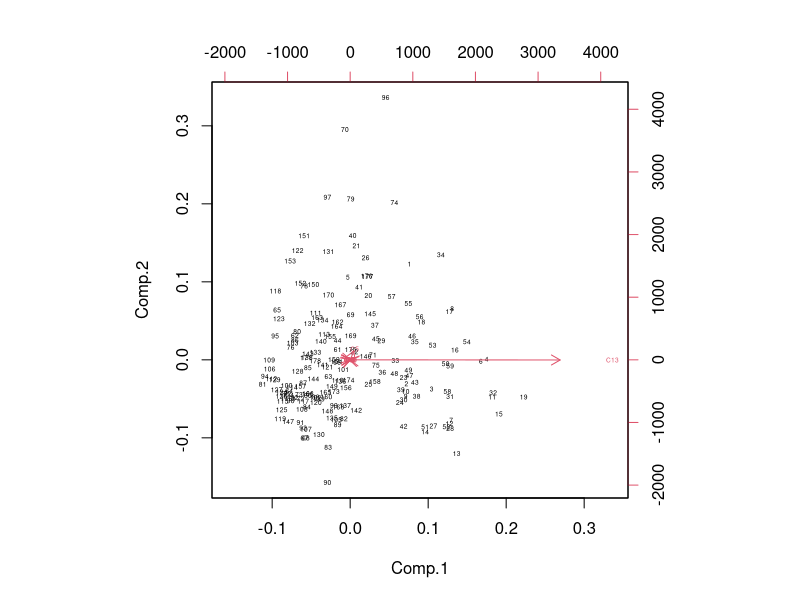
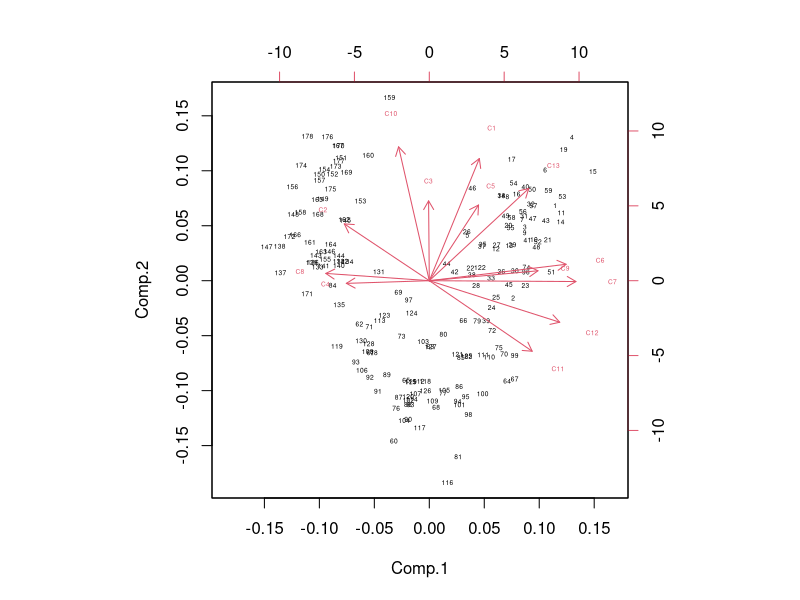
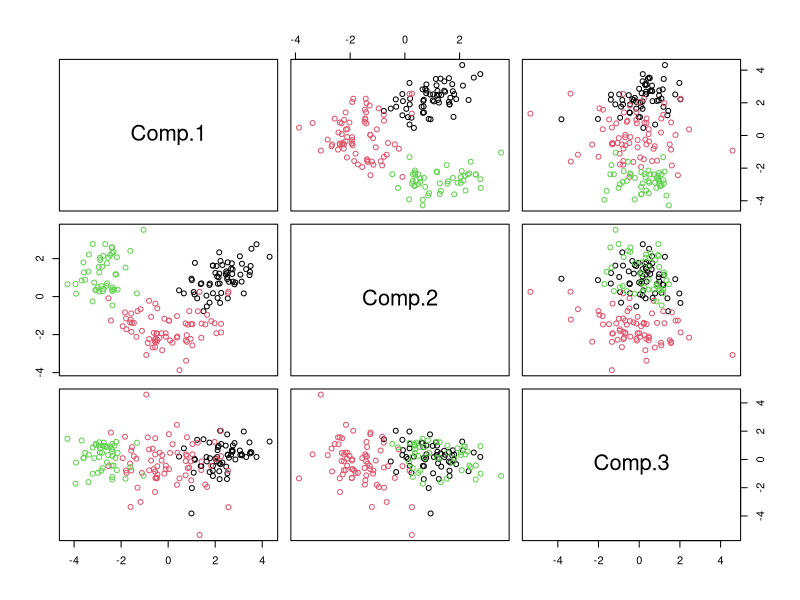
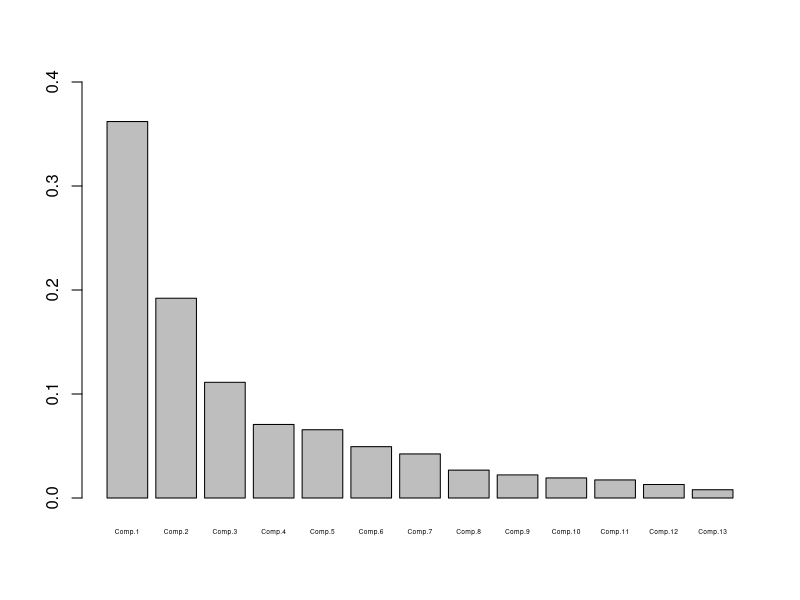
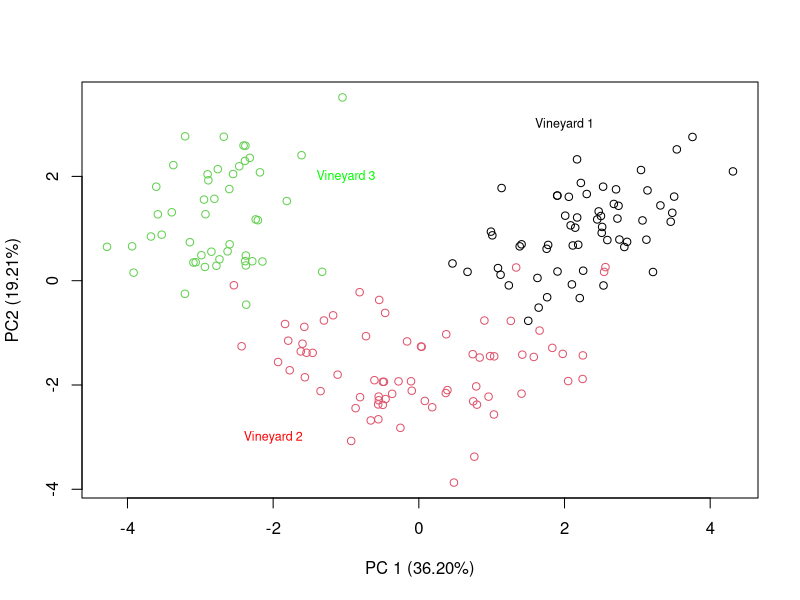
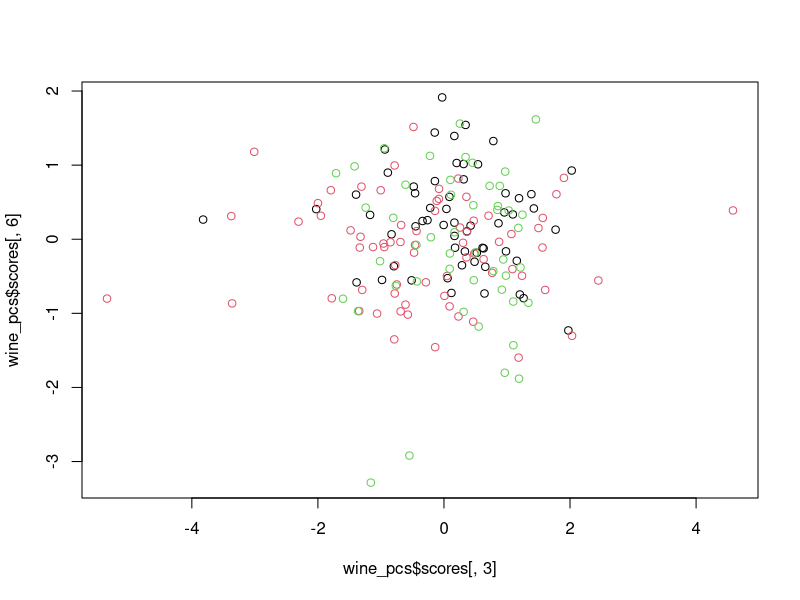

These charts were generated, in order, by the following R code:
###### Principal Component Analysis (PCA) for a chemical analysis of wine


## Read in the data

wine <- read.table("wine.tsv", header=TRUE)

head(wine)



## Use princomp() to generate the PCs, etc.
pcs <- princomp(wine[,-1])
biplot(pcs, cex=0.4)

## do PCA using a correlation matrix (variation on same scale across 13 vars.)
wine_pcs <- princomp(wine[,-1], cor=TRUE)
biplot(wine_pcs, cex=0.4)
pairs(wine_pcs$scores[,1:3], col=wine[,1])


str(wine_pcs)


## Can look at the loadings on the first 3 PCs
wine_pcs$loadings[,1:3]
sort(wine_pcs$loadings[,1])
sort(wine_pcs$loadings[,2])
sort(wine_pcs$loadings[,3])


## What about variation explained by each PC?
wine_pcs$sdev

#to get the eigenvalues
wine_pcs$sdev^2

#to plot the total proportion of variation explained by each PC ("scree plot")
wine_pcs$sdev^2/sum(wine_pcs$sdev^2)

barplot(wine_pcs$sdev^2/sum(wine_pcs$sdev^2),
        cex.names=0.4, ylim=c(0,0.4))


## Make a prettier plot

plot(x=wine_pcs$scores[,1], y=wine_pcs$scores[,2],
     xlab="PC 1 (36.20%)", ylab="PC2 (19.21%)",
     col=wine$Vineyard)
#default color order: black, red, green, etc.

text(x=-1,y=2,labels = "Vineyard 3", cex=0.75, col="green")
text(x=2,y=3,labels = "Vineyard 1", cex=0.75, col="black")
text(x=-2,y=-3,labels = "Vineyard 2", cex=0.75, col="red")


head(wine_pcs$scores)

plot(x=wine_pcs$scores[,3], y=wine_pcs$scores[,6],
     col=wine$Vineyard)



